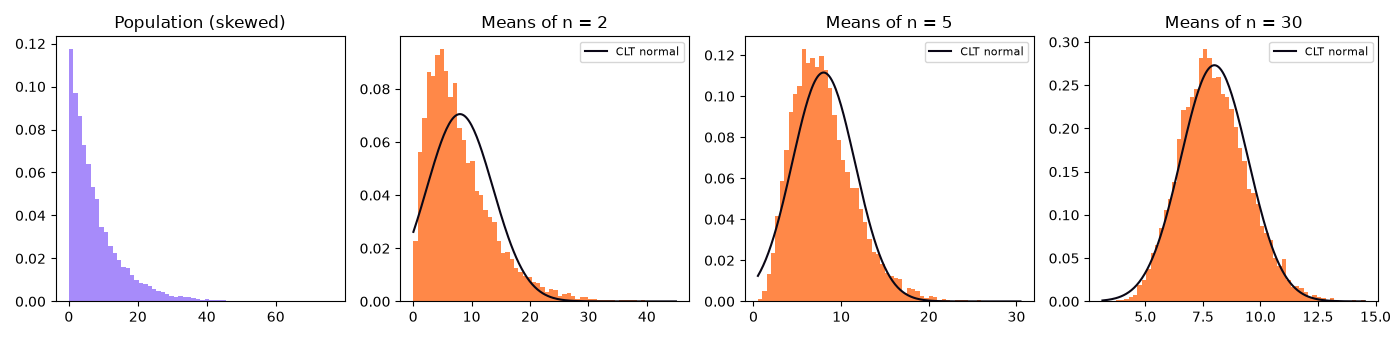

Reproduce this figure in Python.
"""
Session 2 · Example 4: The Central Limit Theorem, seen with your own eyes
------------------------------------------------------------------------
Population: waiting times at a bank, which are strongly RIGHT-SKEWED
(exponential with mean 8 minutes). We draw thousands of samples of size
n = 2, 5, 30 and look at the distribution of the SAMPLE MEANS.

CLT: whatever the population shape, the sample mean is approximately
Normal(mu, sigma / sqrt(n)) when n is large enough (n >= 30 is a common rule).
Chart saved to: session-02_clt.png

Run:  python session-02_clt.py
"""
import numpy as np
from scipy import stats
import matplotlib
matplotlib.use("Agg")
import matplotlib.pyplot as plt

rng = np.random.default_rng(42)
mu = sigma = 8.0                    # for an exponential distribution, sd = mean
reps = 10_000

print(f"Population: exponential, mean {mu}, sd {sigma}, skewness 2.0")
print(f"{'n':>4} {'mean of means':>14} {'sd of means':>12} {'sigma/sqrt(n)':>14} {'skewness':>9}")
fig, axes = plt.subplots(1, 4, figsize=(14, 3.4))
pop = rng.exponential(mu, size=reps)
axes[0].hist(pop, bins=60, color="#A78BFA", density=True)
axes[0].set_title("Population (skewed)")
for ax, n in zip(axes[1:], [2, 5, 30]):
    means = rng.exponential(mu, size=(reps, n)).mean(axis=1)
    print(f"{n:>4} {means.mean():>14.3f} {means.std(ddof=1):>12.3f} {sigma / np.sqrt(n):>14.3f} "
          f"{stats.skew(means):>9.3f}")
    ax.hist(means, bins=60, density=True, color="#FF6B1A", alpha=0.8)
    xs = np.linspace(means.min(), means.max(), 200)
    ax.plot(xs, stats.norm.pdf(xs, mu, sigma / np.sqrt(n)), color="#0A0716", lw=1.5, label="CLT normal")
    ax.set_title(f"Means of n = {n}"); ax.legend(fontsize=8)
fig.tight_layout(); fig.savefig("session-02_clt.png", dpi=100)

# Using the CLT: probability that the AVERAGE wait of 36 customers exceeds 10 minutes
se = sigma / np.sqrt(36)
z = (10 - mu) / se
print(f"\nP(mean wait of 36 customers > 10 min) ~ P(Z > {z:.2f}) = {stats.norm.sf(z):.4f}")
sim = rng.exponential(mu, size=(reps, 36)).mean(axis=1)
print(f"Simulation check: {np.mean(sim > 10):.4f}")
print("Saved chart: session-02_clt.png")
